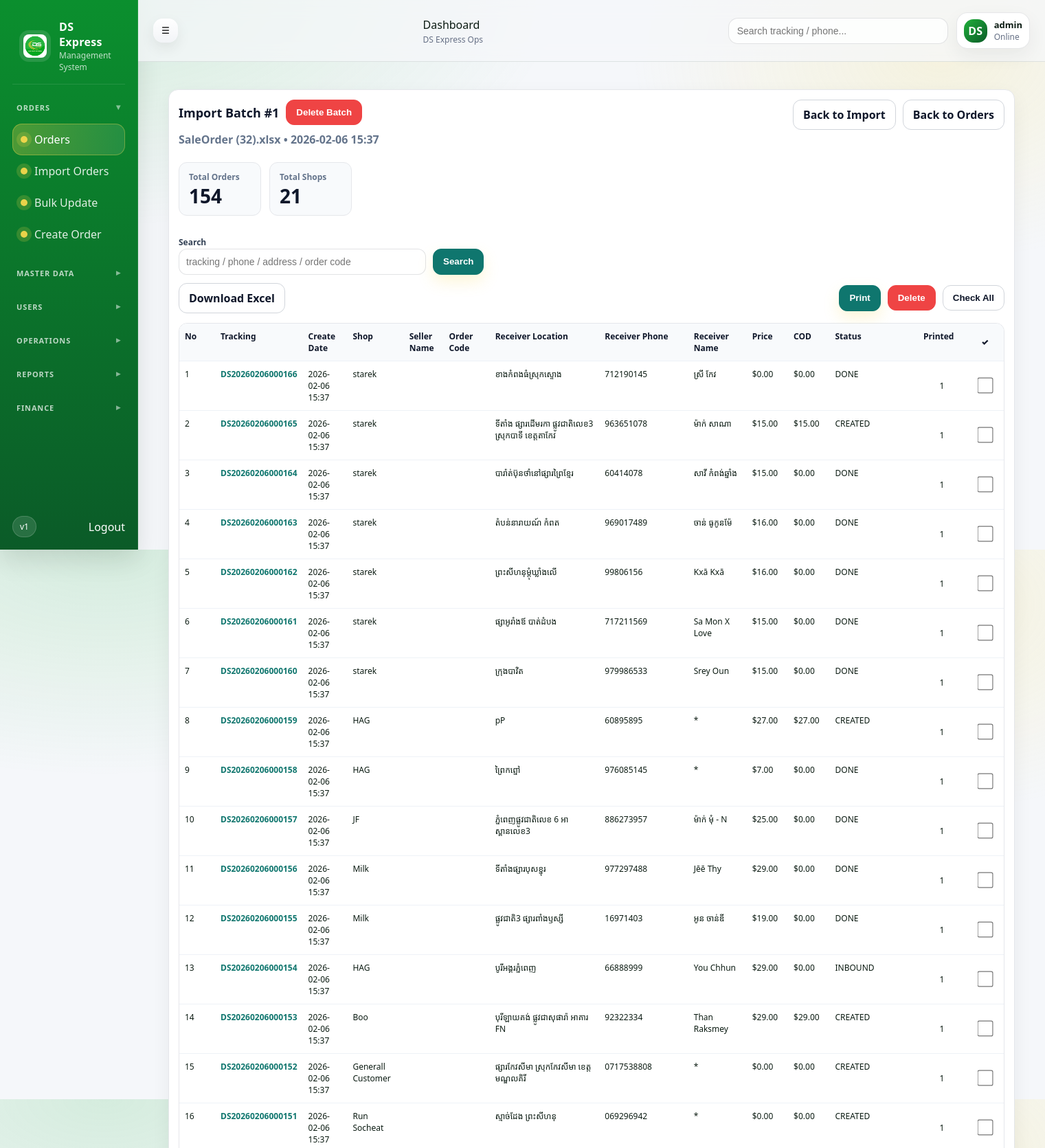
/orders/import/batch/1/ (signed in, upper part), run on the app's committed database.
### orders/models.py (models this page shows, shortened)
class ImportBatch(models.Model):
    filename = models.CharField(max_length=255)
    created_at = models.DateTimeField(auto_now_add=True)
    class Meta:
        ordering = ["-id"]

class Order(models.Model):
    STATUS_CREATED = "CREATED"
    STATUS_INBOUND = "INBOUND"
    STATUS_OUT_FOR_DELIVERY = "OUT_FOR_DELIVERY"
    STATUS_DELIVERED = "DELIVERED"
    STATUS_RETURNING = "RETURNING"
    STATUS_RETURNED = "RETURNED"
    STATUS_PROVINCE_ASSIGNED = "PROVINCE_ASSIGNED"
    STATUS_RETURN_ASSIGNED = "RETURN_ASSIGNED"
    STATUS_VOID = "VOID"
    STATUS_CHOICES = [
        (STATUS_CREATED, "CREATED"),
        (STATUS_INBOUND, "INBOUND"),
        (STATUS_OUT_FOR_DELIVERY, "DELIVERING"),
        (STATUS_DELIVERED, "DELIVERED"),
        (STATUS_RETURNING, "RETURNING"),
        (STATUS_RETURNED, "RETURNED"),
        (STATUS_PROVINCE_ASSIGNED, "PROVINCE_ASSIGNED"),
        (STATUS_RETURN_ASSIGNED, "RETURN_ASSIGNED"),
        (STATUS_VOID, "VOID"),
    ]
    tracking_no = models.CharField(
        max_length=50,
        unique=True,
        db_index=True,
    )
    seller = models.ForeignKey(
        Seller,
        on_delete=models.PROTECT,
        related_name="orders",
    )
    seller_code = models.CharField(max_length=50, blank=True, default="")
    seller_name = models.CharField(max_length=255, blank=True, null=True)
    seller_order_code = models.CharField(max_length=100, blank=True, null=True)
    product_desc = models.CharField(max_length=255, blank=True, null=True)
    quantity = models.IntegerField(default=1)
    price = models.DecimalField(max_digits=10, decimal_places=2, default=Decimal("0.00"))
    cod = models.DecimalField(max_digits=10, decimal_places=2, default=Decimal("0.00"))
    delivery_fee = models.DecimalField(max_digits=10, decimal_places=2, default=Decimal("0.00"))
    additional_fee = models.DecimalField(max_digits=10, decimal_places=2, default=Decimal("0.00"))
    province_fee = models.DecimalField(max_digits=10, decimal_places=2, default=Decimal("0.00"))
    receiver_name = models.CharField(max_length=200, blank=True, null=True)
    receiver_phone = models.CharField(max_length=50, blank=True, null=True)
    receiver_address = models.TextField(blank=True, null=True)
    remark = models.TextField(blank=True, null=True)
    reason = models.TextField(blank=True, null=True)
    status = models.CharField(
        max_length=30,
        choices=STATUS_CHOICES,
        default=STATUS_CREATED,
        db_index=True,
    )
    delivery_shipper = models.ForeignKey(
        Shipper,
        on_delete=models.SET_NULL,
        blank=True,
        null=True,
        related_name="delivery_orders",
    )
    import_batch = models.ForeignKey(
        ImportBatch,
        on_delete=models.SET_NULL,
        blank=True,
        null=True,
        related_name="orders",
    )
    print_count = models.PositiveIntegerField(default=0)
    is_deleted = models.BooleanField(default=False, db_index=True)
    deleted_at = models.DateTimeField(blank=True, null=True)
    deleted_by = models.ForeignKey(
        settings.AUTH_USER_MODEL,
        on_delete=models.SET_NULL,
        null=True,
        blank=True,
        related_name="deleted_orders",
    )
    is_locked = models.BooleanField(default=False, db_index=True)
    locked_at = models.DateTimeField(blank=True, null=True)
    locked_by = models.ForeignKey(
        settings.AUTH_USER_MODEL,
        on_delete=models.SET_NULL,
        null=True,
        blank=True,
        related_name="locked_orders",
    )
    done_at = models.DateField(blank=True, null=True, db_index=True)
    clear_delivery = models.BooleanField(default=False, db_index=True)
    created_at = models.DateTimeField(default=timezone.now)
    updated_at = models.DateTimeField(blank=True, null=True)
    updated_by = models.ForeignKey(
        settings.AUTH_USER_MODEL,
        on_delete=models.SET_NULL,
        blank=True,
        null=True,
        related_name="updated_orders",
    )
    class Meta:
        ordering = ["-id"]

### masterdata/models.py (models this page shows, shortened)
class Seller(models.Model):
    code = models.CharField(max_length=10, unique=True, blank=True)
    name = models.CharField(max_length=255)
    phone = models.CharField(max_length=50, blank=True)
    address = models.TextField(blank=True)
    is_active = models.BooleanField(default=True)
    portal_user = models.OneToOneField(
        settings.AUTH_USER_MODEL,
        null=True,
        blank=True,
        on_delete=models.SET_NULL,
        related_name="seller_portal",
    )
    created_at = models.DateTimeField(auto_now_add=True)
    class Meta:
        ordering = ["-id"]

### orders/views.py (the view, shortened to what this page needs)
@login_required
def import_batch_detail(request: HttpRequest, batch_id: int):
    batch = get_object_or_404(ImportBatch, id=batch_id)
    qs = Order.objects.filter(is_deleted=False, import_batch=batch).select_related("seller").order_by("-id")
    q = (request.GET.get("q") or "").strip()
    total_orders = qs.count()
    total_shops = qs.exclude(seller_id__isnull=True).values("seller_id").distinct().count()
    params = _build_params(request, drop={"page"})
    return render(
        request,
        "orders/import_batch_detail.html",
        {
            "batch": batch,
            "page_obj": qs,
            "params": params,
            "total_orders": total_orders,
            "total_shops": total_shops,
        },
    )

### orders/views.py (called while the page is built)
def _build_params(request: HttpRequest, drop: set[str] | None = None) -> str:
    drop = drop or set()
    items = []
    for k, v in request.GET.items():
        if k in drop:
            continue
        items.append(f"{k}={v}")
    return "&".join(items)

### templates/orders/import_batch_detail.html (shortened to what this page needs)
{% extends "base.html" %}
{% block content %}
<div class="wrap">
  <div class="card">
    <div class="top">
  <div style="display:flex;flex-direction:column;gap:10px;">
    <div style="display:flex;align-items:center;gap:10px;flex-wrap:wrap;">
      <div class="title">Import Batch #{{ batch.id }}</div>
      <form method="post"
            action="{% url 'delete_import_batch' batch.id %}"
            class="inline-form"
            onsubmit="return confirm('Delete this whole batch?');">
        <button type="submit" class="btn btn-danger">Delete Batch</button>
      </form>
    </div>
    <div class="muted">
      {{ batch.filename }} • {{ batch.created_at|date:"Y-m-d H:i" }}
    </div>
    <div class="summary-row">
      <div class="summary-box">
        <div class="summary-label">Total Orders</div>
        <div class="summary-value">{{ total_orders }}</div>
      </div>
      <div class="summary-box">
        <div class="summary-label">Total Shops</div>
        <div class="summary-value">{{ total_shops }}</div>
      </div>
    </div>
  </div>
  <div style="display:flex;gap:10px;flex-wrap:wrap;align-items:center">
    <a class="btn btn-light" href="{% url 'import_orders' %}">Back to Import</a>
    <a class="btn btn-light" href="{% url 'order_list' %}">Back to Orders</a>
  </div>
</div>
    <form method="get" class="search-row">
      <div>
        <label style="font-weight:900;font-size:12px;color:#334155">Search</label><br>
        <input
          name="q"
          value="{{ request.GET.q|default:'' }}"
          placeholder="tracking / phone / address / order code"
          style="min-width:360px;max-width:100%;"
        >
      </div>
      <div>
        <label style="visibility:hidden">x</label><br>
        <button class="btn btn-primary" type="submit">Search</button>
      </div>
    </form>
    <div class="toolbar">
      <div class="left">
        <a class="btn" href="{% url 'download_import_batch_excel' batch.id %}?{{ params }}">Download Excel</a>
      </div>
      <div class="right">
        <button class="btn btn-primary" type="button" id="btnPrint">Print</button>
        <button class="btn btn-danger" type="button" id="btnDelete">Delete</button>
        <button class="btn" type="button" id="toggleAll">Check All</button>
      </div>
    </div>
    <form method="post" action="{% url 'order_bulk_action' %}" id="bulkForm">
      <div class="table-wrap">
        <table>
          <thead>
            <tr>
              <th style="width:52px;">No</th>
              <th>Tracking</th>
              <th>Create Date</th>
              <th>Shop</th>
              <th>Seller Name</th>
              <th>Order Code</th>
              <th>Receiver Location</th>
              <th>Receiver Phone</th>
              <th>Receiver Name</th>
              <th>Price</th>
              <th>COD</th>
              <th>Status</th>
              <th style="width:70px;">Printed</th>
              <th style="width:55px;" class="td-center">✓</th>
            </tr>
          </thead>
          <tbody>
            {% for o in page_obj %}
              <tr>
                <td>{{ forloop.counter }}</td>
                <td>
                  <a class="link" href="{% url 'order_created' o.id %}">{{ o.tracking_no }}</a>
                </td>
                <td>{% if o.created_at %}{{ o.created_at|date:"Y-m-d H:i" }}{% endif %}</td>
                <td>{{ o.seller.name|default:"" }}</td>
                <td>{{ o.seller_name|default:"" }}</td>
                <td>{{ o.seller_order_code|default:"" }}</td>
                <td>{{ o.receiver_address|default:"" }}</td>
                <td>{{ o.receiver_phone|default:"" }}</td>
                <td>{{ o.receiver_name|default:"" }}</td>
                <td>${{ o.price }}</td>
                <td>${{ o.cod }}</td>
                <td>{{ o.status }}</td>
                <td class="td-center">{{ o.print_count|default:0 }}</td>
                <td class="td-center">
                  <input type="checkbox" name="ids" value="{{ o.id }}" class="cb">
                </td>
              </tr>
            {% empty %}
              <tr>
                <td colspan="14" class="empty">No orders in this batch.</td>
              </tr>
            {% endfor %}
          </tbody>
        </table>
      </div>
    </form>
  </div>
</div>
{% endblock %}

### templates/base.html (shortened to what this page needs)
{% load static %}
<!doctype html>
<html>
  <head>
    <link rel="stylesheet" href="{% static 'css/ds.css' %}" />
  </head>
  <body>
    <div class="app">
      <aside class="sidebar" id="sidebar">
        <div class="brand">
          <img class="brand-logo" src="{% static 'img/ds-logo.png' %}" alt="DS Express" />
          <div class="brand-text">
            <div class="brand-name">DS Express</div>
            <div class="brand-sub">Management System</div>
          </div>
        </div>
        <nav class="menu">
          <div class="menu-title open" data-target="group-orders">Orders</div>
          <div class="menu-group" id="group-orders">
            <a class="menu-item {% if request.path == '/orders/' or request.path|slice:':8' == '/orders/' and request.path != '/orders/import/' and request.path|slice:':15' != '/orders/update/' and request.path != '/orders/create/' %}active{% endif %}" href="/orders/">
              <span class="dot"></span> Orders
            </a>
            <a class="menu-item {% if request.path == '/orders/import/' %}active{% endif %}" href="/orders/import/">
              <span class="dot"></span> Import Orders
            </a>
            <a class="menu-item {% if request.path|slice:':15' == '/orders/update/' or request.path == '/orders/update/upload/' %}active{% endif %}" href="/orders/update/upload/">
              <span class="dot"></span> Bulk Update
            </a>
            <a class="menu-item {% if request.path == '/orders/create/' %}active{% endif %}" href="/orders/create/">
              <span class="dot"></span> Create Order
            </a>
          </div>
          <div class="menu-title" data-target="group-master">Master Data</div>
          <div class="menu-title" data-target="group-users">Users</div>
          <div class="menu-title" data-target="group-ops">Operations</div>
          <div class="menu-title" data-target="group-reports">Reports</div>
          <div class="menu-title" data-target="group-finance">Finance</div>
        </nav>
        <div class="sidebar-footer">
          <div class="pill">v1</div>
          <form method="post" action="{% url 'logout' %}" class="logout-form">
            <button type="submit" class="logout logout-btn">Logout</button>
          </form>
        </div>
      </aside>
      <main class="main">
        <header class="topbar">
          <button class="icon-btn" id="toggleBtn" type="button">☰</button>
          <div class="topbar-title">
            {% block page_title %}Dashboard{% endblock %}
            <div class="topbar-sub">
              {% block page_subtitle %}DS Express Ops{% endblock %}
            </div>
          </div>
          <div class="topbar-right">
            <div class="search">
              <input placeholder="Search tracking / phone..." />
            </div>
            <div class="user-chip">
              <div class="avatar">DS</div>
              <div class="user-meta">
                <div class="user-name">{{ request.user.username|default:"admin" }}</div>
                <div class="user-role">Online</div>
              </div>
            </div>
          </div>
        </header>
        <section class="content">
          {% block content %}{% endblock %}
        </section>
      </main>
    </div>
  </body>
</html>

### templates/base.html (style rules this page uses)
.menu-title { font-size:11px; font-weight:900; letter-spacing:.08em; text-transform:uppercase; color:rgba(255,255,255,.72); margin:10px 0 8px; padding:0 22px 0 6px; cursor:pointer; position:relative; user-select:none; }
.menu-title::after { content:"▸"; position:absolute; right:6px; top:0; opacity:.7; font-size:12px; line-height:1.2; }
.menu-title.open::after { content:"▾"; }
.menu-group { display:block; }
.logout-btn { background:none; border:0; padding:0; color:inherit; font:inherit; cursor:pointer; }
.logout-form { margin:0; }

### templates/orders/import_batch_detail.html (style rules this page uses)
.wrap { padding:18px 22px; }
.card { background:#fff; border:1px solid #e5e7eb; border-radius:14px; padding:14px; box-shadow:0 10px 28px rgba(15,23,42,.06); }
.title { font-size:18px; font-weight:900; color:#0f172a; margin:0; }
.muted { color:#64748b; font-weight:800; }
.top { display:flex; gap:12px; align-items:flex-start; justify-content:space-between; flex-wrap:wrap; margin-bottom:12px; }
.btn { padding:10px 14px; border-radius:12px; border:1px solid #d1d5db; background:#fff; font-weight:900; cursor:pointer; text-decoration:none; color:#0f172a; display:inline-flex; align-items:center; justify-content:center; }
.btn-primary { background:#0f766e; border-color:#0f766e; color:#fff; }
.btn-danger { background:#ef4444; border-color:#ef4444; color:#fff; }
.btn-light { background:#fff; color:#0f172a; }
input { padding:12px 12px; border:1px solid #d1d5db; border-radius:12px; background:#fff; outline:none; font-size:14px; }
.summary-row { display:flex; gap:12px; flex-wrap:wrap; margin:12px 0 14px; }
.summary-box { min-width:120px; background:#f8fafc; border:1px solid #e5e7eb; border-radius:12px; padding:12px 14px; }
.summary-label { font-size:12px; font-weight:800; color:#64748b; margin-bottom:4px; }
.summary-value { font-size:28px; font-weight:900; color:#0f172a; line-height:1.1; }
.search-row { display:flex; gap:10px; flex-wrap:wrap; align-items:end; margin-bottom:12px; }
.toolbar { display:flex; gap:10px; flex-wrap:wrap; align-items:center; justify-content:space-between; margin:10px 0 12px; }
.left,.right { display:flex; gap:10px; flex-wrap:wrap; align-items:center; }
.table-wrap { border:1px solid #e5e7eb; border-radius:12px; overflow:auto; }
table { width:100%; border-collapse:collapse; font-size:12px; min-width:1200px; }
th,td { padding:10px 8px; border-bottom:1px solid #eef2f7; vertical-align:top; white-space:normal; }
th { background:#f8fafc; text-align:left; font-weight:900; color:#0f172a; position:sticky; top:0; z-index:1; }
a.link { font-weight:900; color:#0f766e; text-decoration:none; }
.cb { width:20px; height:20px; transform:scale(1.15); accent-color:#0f766e; cursor:pointer; }
.td-center { text-align:center; vertical-align:middle; }
.inline-form { margin:0; }

### data on the page
ImportBatch: id "1", filename "SaleOrder (32).xlsx", created_at "2026-02-06 15:37"
Order: tracking_no "DS20260206000166", created_at "2026-02-06 15:37", seller.name "starek", receiver_address "ខាងកំពងធំស្រុកស្ទោង", receiver_phone "712190145", receiver_name "ស្រី កែវ", price "0.00", cod "0.00", status "DONE", print_count "1"
Order: tracking_no "DS20260206000165", created_at "2026-02-06 15:37", seller.name "starek", receiver_address "ទីតាំង ផ្សារដើមរកា ផ្លូវជាតិលេខ3 ស្រុកបាទី ខេត្តតាកែវ", receiver_phone "963651078", receiver_name "ម៉ាក់ សាណា", price "15.00", cod "15.00", status "CREATED", print_count "1"
Order: tracking_no "DS20260206000164", created_at "2026-02-06 15:37", seller.name "starek", receiver_address "បារ៉ាត់ប៊ុនថាំនៅផ្សារព្រៃខ្មែរ", receiver_phone "60414078", receiver_name "សាវី កំពង់ឆ្នាំង", price "15.00", cod "0.00", status "DONE", print_count "1"
Order: tracking_no "DS20260206000163", created_at "2026-02-06 15:37", seller.name "starek", receiver_address "តំបន់នារាយណ៍ កំពត", receiver_phone "969017489", receiver_name "ចាន់ ធូកូនម៉ែ", price "16.00", cod "0.00", status "DONE", print_count "1"
Order: tracking_no "DS20260206000162", created_at "2026-02-06 15:37", seller.name "starek", receiver_address "ព្រះសីហនុម្ដុំឃ្លាំងលើ", receiver_phone "99806156", receiver_name "Kxā Kxā", price "16.00", cod "0.00", status "DONE", print_count "1"
Order: tracking_no "DS20260206000161", created_at "2026-02-06 15:37", seller.name "starek", receiver_address "ផ្សាអូរាំងឪ បាត់ដំបង", receiver_phone "717211569", receiver_name "Sa Mon X Love", price "15.00", cod "0.00", status "DONE", print_count "1"
Order: tracking_no "DS20260206000160", created_at "2026-02-06 15:37", seller.name "starek", receiver_address "ក្រុងបាវិត", receiver_phone "979986533", receiver_name "Srey Oun", price "15.00", cod "0.00", status "DONE", print_count "1"
Order: tracking_no "DS20260206000159", created_at "2026-02-06 15:37", seller.name "HAG", receiver_address "pP", receiver_phone "60895895", receiver_name "*", price "27.00", cod "27.00", status "CREATED", print_count "1"
Order: tracking_no "DS20260206000158", created_at "2026-02-06 15:37", seller.name "HAG", receiver_address "ព្រៃកព្នៅ", receiver_phone "976085145", receiver_name "*", price "7.00", cod "0.00", status "DONE", print_count "1"
Order: tracking_no "DS20260206000157", created_at "2026-02-06 15:37", seller.name "JF", receiver_address "ភ្នំពេញផ្លូវជាតិលេខ 6 អាស្ពានលេខ3", receiver_phone "886273957", receiver_name "ម៉ាក់ មុំ - N", price "25.00", cod "0.00", status "DONE", print_count "1"
Order: tracking_no "DS20260206000156", created_at "2026-02-06 15:37", seller.name "Milk", receiver_address "ទីតាំងផ្សារបុសខ្នុរ", receiver_phone "977297488", receiver_name "Jēē Thy", price "29.00", cod "0.00", status "DONE", print_count "1"
Order: tracking_no "DS20260206000155", created_at "2026-02-06 15:37", seller.name "Milk", receiver_address "ផ្លូវជាតិ3 ផ្សារពាំងឫស្សី", receiver_phone "16971403", receiver_name "អូន ចាន់ឌី", price "19.00", cod "0.00", status "DONE", print_count "1"
Order: tracking_no "DS20260206000154", created_at "2026-02-06 15:37", seller.name "HAG", receiver_address "បូរីអង្គរភ្នំពេញ", receiver_phone "66888999", receiver_name "You Chhun", price "29.00", cod "0.00", status "INBOUND", print_count "1"
Order: tracking_no "DS20260206000153", created_at "2026-02-06 15:37", seller.name "Boo", receiver_address "បុរីឡាយគង់ ផ្លូវជាសុផារ៉ា អាគារ FN", receiver_phone "92322334", receiver_name "Than Raksmey", price "29.00", cod "29.00", status "CREATED", print_count "1"
Order: tracking_no "DS20260206000152", created_at "2026-02-06 15:37", seller.name "Generall Customer", receiver_address "ផ្សារកែវសីមា ស្រុកកែវសីមា ខេត្តមណ្ឌលគិរី", receiver_phone "0717538808", receiver_name "*", price "0.00", cod "0.00", status "CREATED", print_count "1"
Order: tracking_no "DS20260206000151", created_at "2026-02-06 15:37", seller.name "Run Socheat", receiver_address "ស្មាច់ដែង ព្រះសីហនុ", receiver_phone "069296942", receiver_name "*", price "0.00", cod "0.00", status "CREATED", print_count "1"

### other printed values
{{ request.user.username|default:"admin" }} "admin"
{{ total_orders }} "154"
{{ total_shops }} "21"
